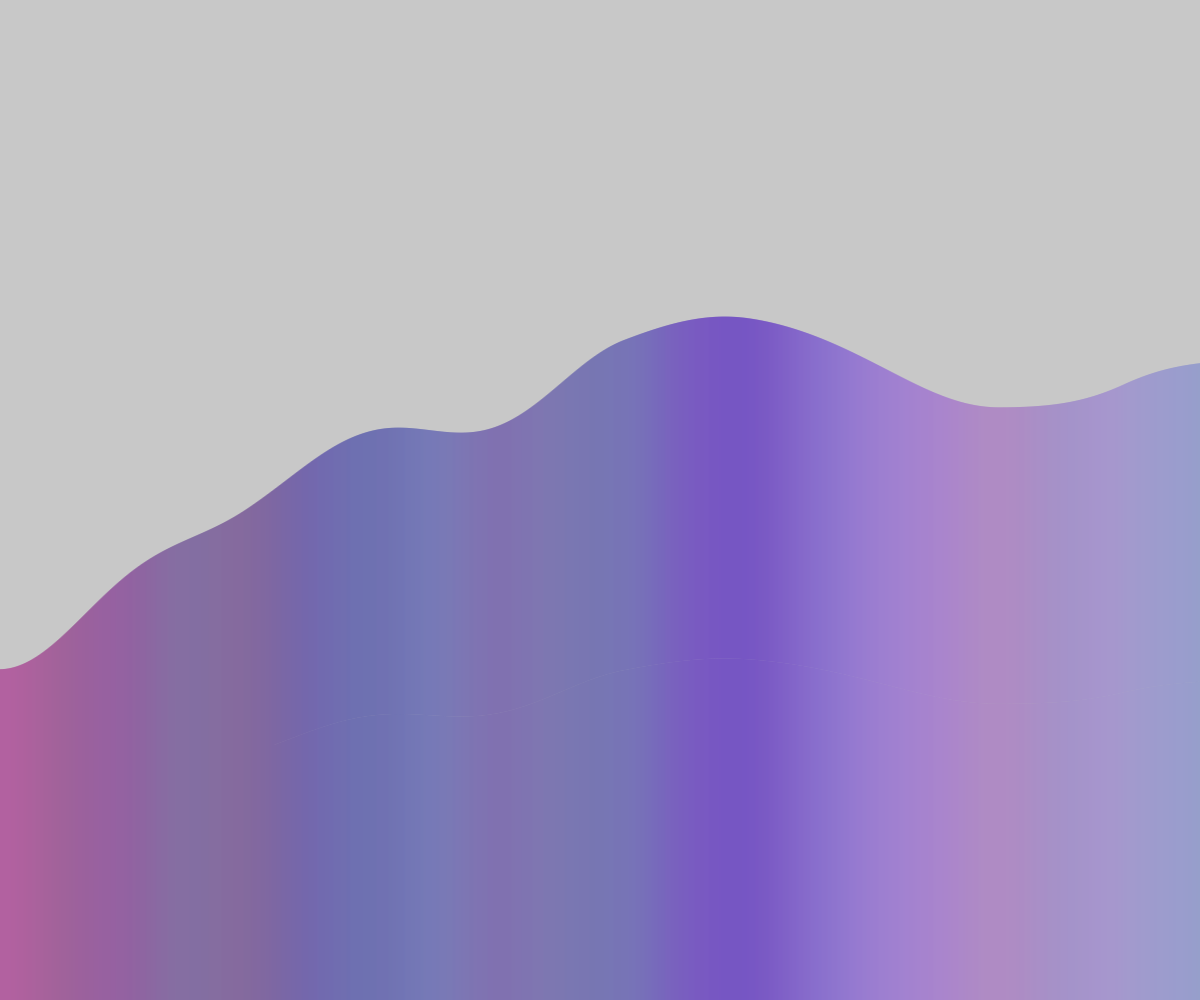
Frame 1 (no input)
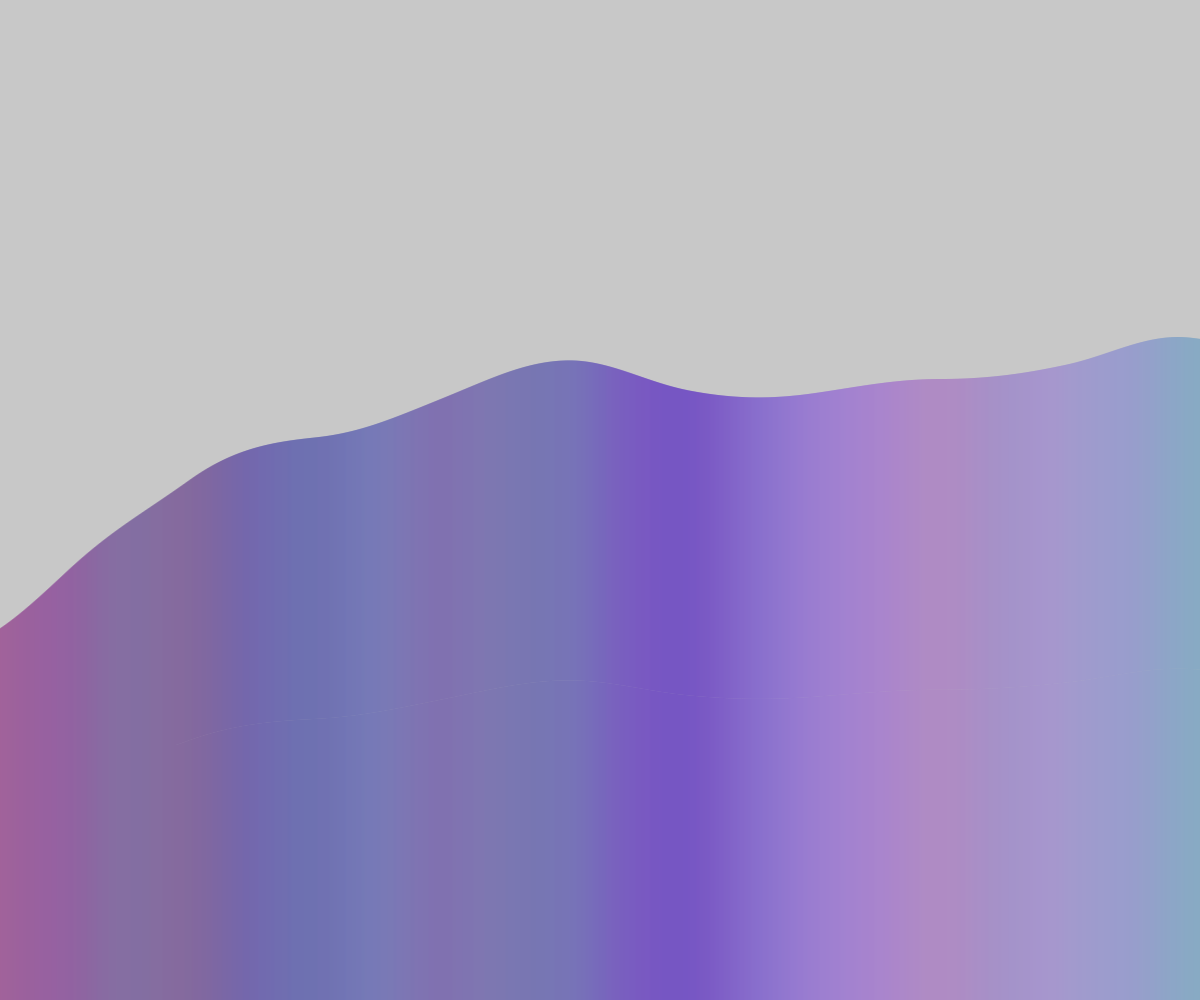
Frame 60 (no input)
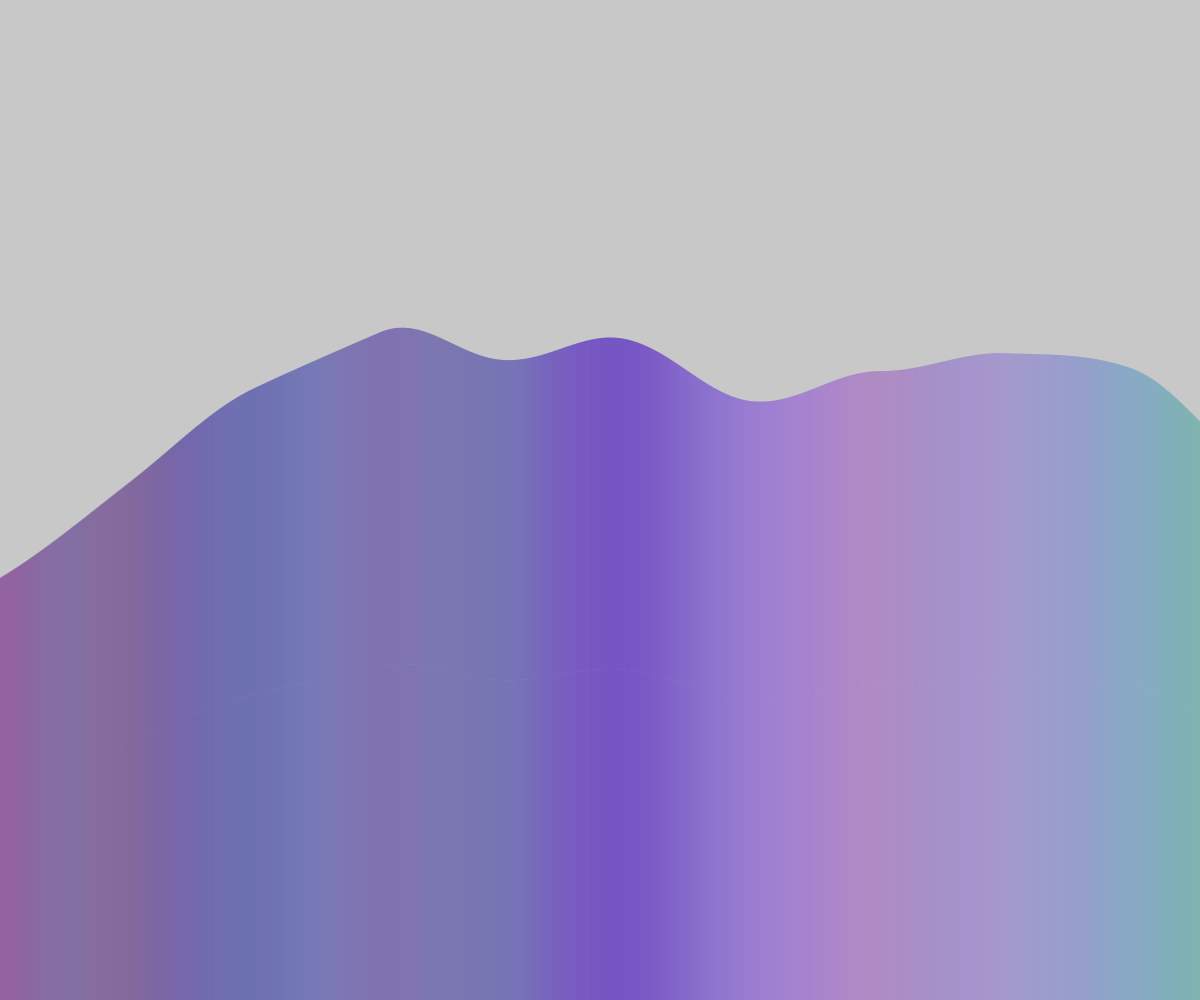
Frame 120 (the mouse pressed at the canvas centre since frame 60)

The p5.js sketch that drew these frames (run headless with seeded random() and noise() and a simulated clock; from frame 60 on, the mouse is pressed at the canvas centre):

// p5.js sketch
// ── sketch.js
function setup() {
  createCanvas(windowWidth, windowHeight);
  strokeWeight(1)
}

function draw() {
  background(200);
  translate(-frameCount, 0)

  let waveScale = frameCount * 0.003;
  let colorMultiplier = 2;
  
  for (let x = frameCount; x <= width + frameCount; x += 1) {
    const xScale = x * 0.001;
    stroke(
      255 * noise(xScale * colorMultiplier),
      255 * noise(xScale * colorMultiplier + 100),
      155 * noise(xScale * colorMultiplier + 200) + 100);
    line(x, height, x, height * noise(xScale, waveScale));
  }
}
